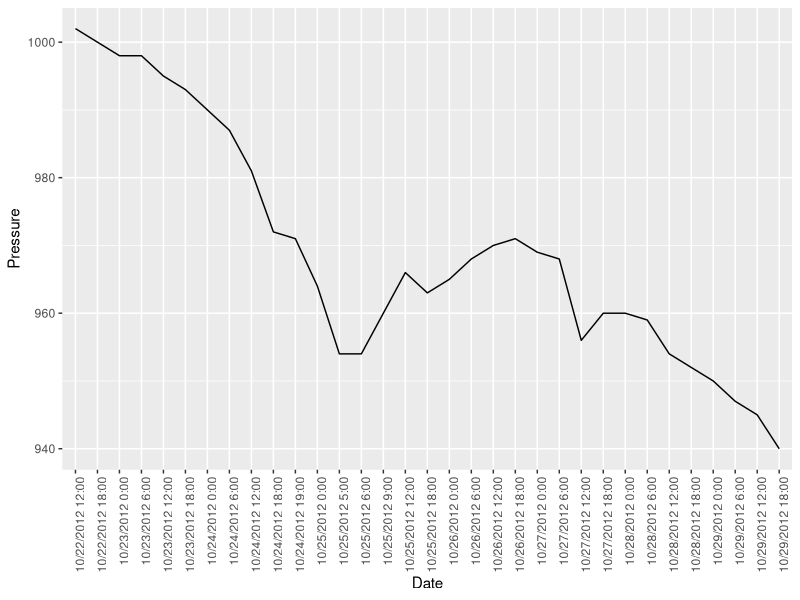

The R script that drew this image:
## ---- chunk 1
library(tidyverse)
library(ellipsis)
library(utf8)
storms <- read.csv("storms.csv")
storms$Category <- factor(storms$Category, levels = -1:5) # set the storm category to be a factor
storms$Date <- factor(storms$Date, levels = unique(storms$Date)) # set the measurement date/time to be a factor
sandy <- storms %>% filter(Name == "Sandy")
## ---- chunk 2
CQ1<- ggplot(sandy, aes(x = Date, y = Pressure, group = 1)) + 
  geom_line()+theme(axis.text.x = element_text(angle = 90, hjust = 1))
CQ1
